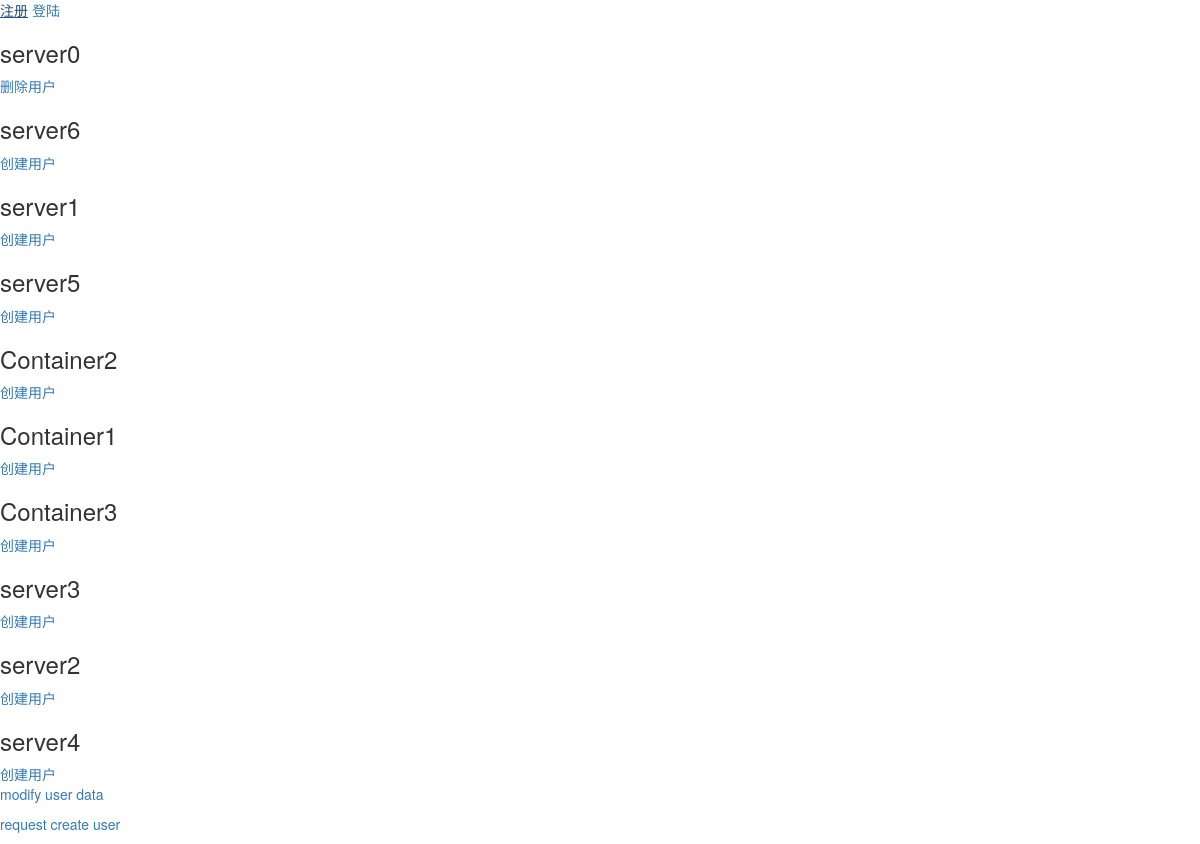
Screenshot of /manageServers/ (signed in) with the database file from the repository.
### rsm/models.py (models this page shows, shortened)
class server(models.Model):
    hostName = models.CharField(max_length=20, null=False, default='No Name', primary_key=True)
    hostIP = models.GenericIPAddressField()
    hostPort = models.CharField(max_length=5, null=False, default='0')

### rsm/views.py (the view)
# urls.py: path('manageServers/', rsmView.manageServers, name='manageServers'),
@login_required(login_url="/login/")
def manageServers(request):
    allServers = server.objects.values_list('hostName', flat=True)
    usingServers = literal_eval(request.user.profile.serverNum)
    notUsingServers = list(set(allServers) - set(usingServers))
    return render(request, 'manageServers.html', {'usingHosts': usingServers, 'notUsingHosts': notUsingServers})

### templates/manageServers.html
{% extends "base.html" %}
{% load bootstrap3 %}
{% block content %}
    {% for item in usingHosts %}
        <h3>{{ item }}</h3>
        <a href="/deleteUserRequest/{{ item }}/">删除用户</a>
    {% endfor %}
    {% for item in notUsingHosts %}
        <h3>{{ item }}</h3>
        <a href="/createUserRequest/{{ item }}/">创建用户</a>
    {% endfor %}
    <p>
        <a href="/modify/">modify user data</a>
    </p>
    <p>
        <a href="/createUserRequest/">request create user</a>
    </p>
{% endblock %}

### rows the page displays
server: hostName "server0"
server: hostName "server6"
server: hostName "server1"
server: hostName "server5"
server: hostName "Container2"
server: hostName "Container1"
server: hostName "Container3"
server: hostName "server3"
server: hostName "server2"
server: hostName "server4"
